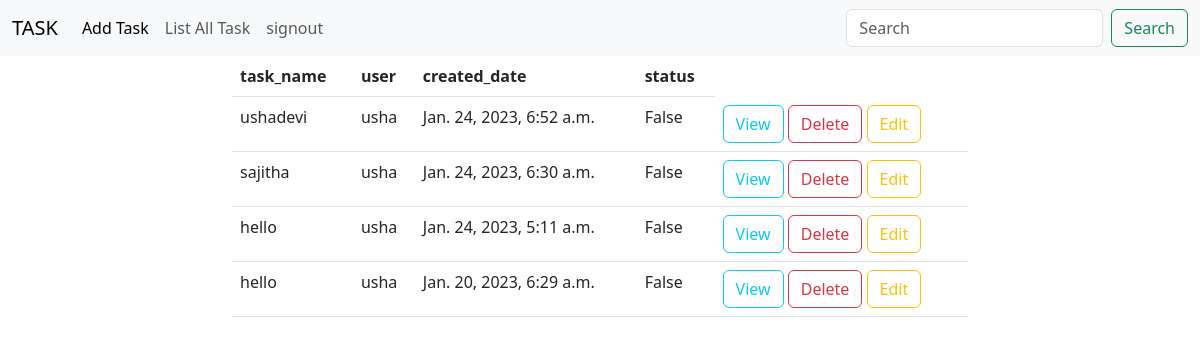
Page /Task/all (signed in) on the committed database.
### api/models.py (models this page shows, shortened)
class Task(models.Model):
 task_name=models.CharField(max_length=200)
 user=models.ForeignKey(User,on_delete=models.CASCADE)
 created_date=models.DateTimeField(auto_now_add=True)
 status=models.BooleanField(default=False)

### taskweb/views.py (the view)
# urls.py: path("Task/all",views.TaskListView.as_view(),name="task-list"),
@method_decorator(signin_required,name="dispatch")
class TaskListView(View):
    def get(self,request,*args,**kwargs):
        qs=Task.objects.filter(user=request.user).order_by("-created_date")
        return render(request,"task-list.html",{"task":qs})

### taskweb/views.py (called while the page is built)
def signin_required(fn):
    def wrapper(request,*args,**kwargs):
        if not request.user.is_authenticated:
            return redirect("signin")
        else:
            return fn(request,*args,**kwargs)
    return wrapper

### taskweb/templates/task-list.html
{% extends 'base.html'%}
{% block parent%}
<div class="container">
    <div class="row">
        <div class="col-2"></div>
        <div class="col-8">
            <table class="table">
                <tr>
                    <th>task_name</th>
                    <th>user</th>
                    <th>created_date</th>
                    <th>status</th>
                </tr>
               {%for t in task%}
               <tr>
                <td>{{t.task_name}}</td>
                <td>{{t.user}}</td>
                <td>{{t.created_date}}</td>
                <td>{{t.status}}</td>
                <td>
                    <a href="{%url 'task-detail' t.id %}" class="btn btn-outline-info">View</a>
                    <a href="{%url 'task-delete' t.id %}" class="btn btn-outline-danger">Delete</a>
                    <a href="{%url 'task-edit' t.id %}" class="btn btn-outline-warning">Edit</a>
                </td>
               </tr>
               {%endfor%}
            </table>
        </div>
        <div class="col-2"></div>
    </div>
</div>
{%endblock%}

### taskweb/templates/base.html (shortened to what this page needs)
<!DOCTYPE html>
<html lang="en">
<head>
    <link href="https://cdn.jsdelivr.net/npm/bootstrap@5.3.0-alpha1/dist/css/bootstrap.min.css" rel="stylesheet">
</head>
<body>
    <nav class="navbar navbar-expand-lg bg-body-tertiary">
        <div class="container-fluid">
          <a class="navbar-brand" href="#">TASK</a>
          <div class="collapse navbar-collapse" id="navbarSupportedContent">
            <ul class="navbar-nav me-auto mb-2 mb-lg-0">
              <li class="nav-item">
                <a class="nav-link active" aria-current="page" href="{%url 'task-add'%}">Add Task</a>
              </li>
              <li class="nav-item">
                <a class="nav-link" href="{%url 'task-list'%}">List All Task</a>
              </li>
              <li class="nav-item">
                <a class="nav-link" href="{%url 'signout'%}">signout</a>
              </li>
            </ul>
            <form class="d-flex" role="search">
              <input class="form-control me-2" type="search" placeholder="Search" aria-label="Search">
              <button class="btn btn-outline-success" type="submit">Search</button>
            </form>
          </div>
        </div>
      </nav>
      {% block parent%}
      {%endblock%}
</body>
</html>

### rows in the picture
Task: task_name "ushadevi", user "usha", created_date "Jan. 24, 2023, 6:52 a.m.", status "False"
Task: task_name "sajitha", user "usha", created_date "Jan. 24, 2023, 6:30 a.m.", status "False"
Task: task_name "hello", user "usha", created_date "Jan. 24, 2023, 5:11 a.m.", status "False"
Task: task_name "hello", user "usha", created_date "Jan. 20, 2023, 6:29 a.m.", status "False"
